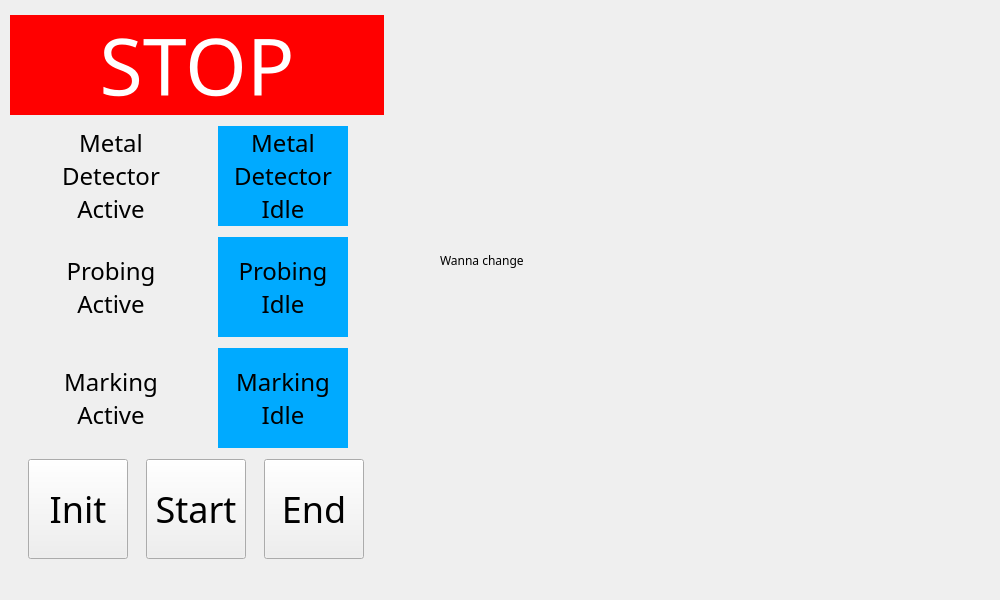
<?xml version="1.0" encoding="UTF-8"?>
<ui version="4.0">
 <class>MineBotGUIWidget</class>
 <widget class="QWidget" name="MineBotGUIWidget">
  <property name="enabled">
   <bool>true</bool>
  </property>
  <property name="geometry">
   <rect>
    <x>0</x>
    <y>0</y>
    <width>1000</width>
    <height>600</height>
   </rect>
  </property>
  <property name="sizePolicy">
   <sizepolicy hsizetype="Minimum" vsizetype="Minimum">
    <horstretch>0</horstretch>
    <verstretch>0</verstretch>
   </sizepolicy>
  </property>
  <property name="minimumSize">
   <size>
    <width>3</width>
    <height>600</height>
   </size>
  </property>
  <property name="maximumSize">
   <size>
    <width>1000</width>
    <height>600</height>
   </size>
  </property>
  <property name="font">
   <font>
    <family>Umpush</family>
   </font>
  </property>
  <property name="windowTitle">
   <string>Form</string>
  </property>
  <property name="autoFillBackground">
   <bool>false</bool>
  </property>
  <property name="styleSheet">
   <string notr="true">QGroupBox {
    border: 1px solid gray;
    border-radius: 9px;
    margin-top: 0.5em;
}

QGroupBox::title {
    subcontrol-origin: margin;
    left: 10px;
    padding: 0 3px 0 3px;
}</string>
  </property>
  <widget class="QLabel" name="report">
   <property name="geometry">
    <rect>
     <x>440</x>
     <y>160</y>
     <width>451</width>
     <height>201</height>
    </rect>
   </property>
   <property name="text">
    <string>Wanna change</string>
   </property>
  </widget>
  <widget class="QWidget" name="verticalLayoutWidget">
   <property name="geometry">
    <rect>
     <x>10</x>
     <y>10</y>
     <width>374</width>
     <height>556</height>
    </rect>
   </property>
   <layout class="QVBoxLayout" name="verticalLayout_2">
    <item>
     <widget class="QLabel" name="stop_go">
      <property name="maximumSize">
       <size>
        <width>16777215</width>
        <height>100</height>
       </size>
      </property>
      <property name="font">
       <font>
        <family>Ubuntu Mono</family>
        <pointsize>59</pointsize>
       </font>
      </property>
      <property name="styleSheet">
       <string notr="true">background-color: rgb(255, 0, 0);
color: rgb(255, 255, 255);</string>
      </property>
      <property name="text">
       <string>STOP</string>
      </property>
      <property name="alignment">
       <set>Qt::AlignCenter</set>
      </property>
     </widget>
    </item>
    <item>
     <layout class="QHBoxLayout" name="horizontalLayout">
      <item>
       <widget class="QLabel" name="active_md">
        <property name="sizePolicy">
         <sizepolicy hsizetype="Maximum" vsizetype="Maximum">
          <horstretch>0</horstretch>
          <verstretch>0</verstretch>
         </sizepolicy>
        </property>
        <property name="minimumSize">
         <size>
          <width>100</width>
          <height>0</height>
         </size>
        </property>
        <property name="maximumSize">
         <size>
          <width>130</width>
          <height>100</height>
         </size>
        </property>
        <property name="palette">
         <palette>
          <active>
           <colorrole role="Button">
            <brush brushstyle="SolidPattern">
             <color alpha="255">
              <red>0</red>
              <green>170</green>
              <blue>255</blue>
             </color>
            </brush>
           </colorrole>
           <colorrole role="Base">
            <brush brushstyle="SolidPattern">
             <color alpha="255">
              <red>0</red>
              <green>170</green>
              <blue>255</blue>
             </color>
            </brush>
           </colorrole>
           <colorrole role="Window">
            <brush brushstyle="SolidPattern">
             <color alpha="255">
              <red>0</red>
              <green>170</green>
              <blue>255</blue>
             </color>
            </brush>
           </colorrole>
          </active>
          <inactive>
           <colorrole role="Button">
            <brush brushstyle="SolidPattern">
             <color alpha="255">
              <red>0</red>
              <green>170</green>
              <blue>255</blue>
             </color>
            </brush>
           </colorrole>
           <colorrole role="Base">
            <brush brushstyle="SolidPattern">
             <color alpha="255">
              <red>0</red>
              <green>170</green>
              <blue>255</blue>
             </color>
            </brush>
           </colorrole>
           <colorrole role="Window">
            <brush brushstyle="SolidPattern">
             <color alpha="255">
              <red>0</red>
              <green>170</green>
              <blue>255</blue>
             </color>
            </brush>
           </colorrole>
          </inactive>
          <disabled>
           <colorrole role="Button">
            <brush brushstyle="SolidPattern">
             <color alpha="255">
              <red>0</red>
              <green>170</green>
              <blue>255</blue>
             </color>
            </brush>
           </colorrole>
           <colorrole role="Base">
            <brush brushstyle="SolidPattern">
             <color alpha="255">
              <red>0</red>
              <green>170</green>
              <blue>255</blue>
             </color>
            </brush>
           </colorrole>
           <colorrole role="Window">
            <brush brushstyle="SolidPattern">
             <color alpha="255">
              <red>0</red>
              <green>170</green>
              <blue>255</blue>
             </color>
            </brush>
           </colorrole>
          </disabled>
         </palette>
        </property>
        <property name="font">
         <font>
          <family>Ubuntu Mono</family>
          <pointsize>18</pointsize>
         </font>
        </property>
        <property name="styleSheet">
         <string notr="true"/>
        </property>
        <property name="frameShape">
         <enum>QFrame::Box</enum>
        </property>
        <property name="lineWidth">
         <number>0</number>
        </property>
        <property name="text">
         <string>Metal Detector Active</string>
        </property>
        <property name="textFormat">
         <enum>Qt::AutoText</enum>
        </property>
        <property name="scaledContents">
         <bool>false</bool>
        </property>
        <property name="alignment">
         <set>Qt::AlignCenter</set>
        </property>
        <property name="wordWrap">
         <bool>true</bool>
        </property>
       </widget>
      </item>
      <item>
       <widget class="QLabel" name="idle_md">
        <property name="sizePolicy">
         <sizepolicy hsizetype="Maximum" vsizetype="Maximum">
          <horstretch>0</horstretch>
          <verstretch>0</verstretch>
         </sizepolicy>
        </property>
        <property name="minimumSize">
         <size>
          <width>100</width>
          <height>0</height>
         </size>
        </property>
        <property name="maximumSize">
         <size>
          <width>130</width>
          <height>100</height>
         </size>
        </property>
        <property name="font">
         <font>
          <family>Ubuntu Mono</family>
          <pointsize>18</pointsize>
         </font>
        </property>
        <property name="styleSheet">
         <string notr="true">background-color: rgb(0, 170, 255);</string>
        </property>
        <property name="text">
         <string>Metal Detector Idle</string>
        </property>
        <property name="textFormat">
         <enum>Qt::AutoText</enum>
        </property>
        <property name="scaledContents">
         <bool>false</bool>
        </property>
        <property name="alignment">
         <set>Qt::AlignCenter</set>
        </property>
        <property name="wordWrap">
         <bool>true</bool>
        </property>
       </widget>
      </item>
     </layout>
    </item>
    <item>
     <layout class="QHBoxLayout" name="horizontalLayout_2">
      <item>
       <widget class="QLabel" name="active_pr">
        <property name="sizePolicy">
         <sizepolicy hsizetype="Maximum" vsizetype="Maximum">
          <horstretch>0</horstretch>
          <verstretch>0</verstretch>
         </sizepolicy>
        </property>
        <property name="minimumSize">
         <size>
          <width>100</width>
          <height>0</height>
         </size>
        </property>
        <property name="maximumSize">
         <size>
          <width>130</width>
          <height>100</height>
         </size>
        </property>
        <property name="font">
         <font>
          <family>Ubuntu Mono</family>
          <pointsize>18</pointsize>
         </font>
        </property>
        <property name="text">
         <string>Probing Active</string>
        </property>
        <property name="textFormat">
         <enum>Qt::AutoText</enum>
        </property>
        <property name="scaledContents">
         <bool>false</bool>
        </property>
        <property name="alignment">
         <set>Qt::AlignCenter</set>
        </property>
        <property name="wordWrap">
         <bool>true</bool>
        </property>
       </widget>
      </item>
      <item>
       <widget class="QLabel" name="idle_pr">
        <property name="sizePolicy">
         <sizepolicy hsizetype="Maximum" vsizetype="Maximum">
          <horstretch>0</horstretch>
          <verstretch>0</verstretch>
         </sizepolicy>
        </property>
        <property name="minimumSize">
         <size>
          <width>100</width>
          <height>0</height>
         </size>
        </property>
        <property name="maximumSize">
         <size>
          <width>130</width>
          <height>100</height>
         </size>
        </property>
        <property name="font">
         <font>
          <family>Ubuntu Mono</family>
          <pointsize>18</pointsize>
         </font>
        </property>
        <property name="styleSheet">
         <string notr="true">background-color: rgb(0, 170, 255);</string>
        </property>
        <property name="text">
         <string>Probing Idle</string>
        </property>
        <property name="textFormat">
         <enum>Qt::AutoText</enum>
        </property>
        <property name="scaledContents">
         <bool>false</bool>
        </property>
        <property name="alignment">
         <set>Qt::AlignCenter</set>
        </property>
        <property name="wordWrap">
         <bool>true</bool>
        </property>
       </widget>
      </item>
     </layout>
    </item>
    <item>
     <layout class="QHBoxLayout" name="horizontalLayout_3">
      <item>
       <widget class="QLabel" name="active_mark">
        <property name="sizePolicy">
         <sizepolicy hsizetype="Maximum" vsizetype="Maximum">
          <horstretch>0</horstretch>
          <verstretch>0</verstretch>
         </sizepolicy>
        </property>
        <property name="minimumSize">
         <size>
          <width>100</width>
          <height>0</height>
         </size>
        </property>
        <property name="maximumSize">
         <size>
          <width>130</width>
          <height>100</height>
         </size>
        </property>
        <property name="font">
         <font>
          <family>Ubuntu Mono</family>
          <pointsize>18</pointsize>
         </font>
        </property>
        <property name="text">
         <string>Marking Active</string>
        </property>
        <property name="textFormat">
         <enum>Qt::AutoText</enum>
        </property>
        <property name="scaledContents">
         <bool>false</bool>
        </property>
        <property name="alignment">
         <set>Qt::AlignCenter</set>
        </property>
        <property name="wordWrap">
         <bool>true</bool>
        </property>
       </widget>
      </item>
      <item>
       <widget class="QLabel" name="idle_mark">
        <property name="sizePolicy">
         <sizepolicy hsizetype="Maximum" vsizetype="Preferred">
          <horstretch>0</horstretch>
          <verstretch>0</verstretch>
         </sizepolicy>
        </property>
        <property name="minimumSize">
         <size>
          <width>100</width>
          <height>60</height>
         </size>
        </property>
        <property name="maximumSize">
         <size>
          <width>130</width>
          <height>100</height>
         </size>
        </property>
        <property name="font">
         <font>
          <family>Ubuntu Mono</family>
          <pointsize>18</pointsize>
         </font>
        </property>
        <property name="styleSheet">
         <string notr="true">background-color: rgb(0, 170, 255);</string>
        </property>
        <property name="text">
         <string>Marking Idle</string>
        </property>
        <property name="textFormat">
         <enum>Qt::AutoText</enum>
        </property>
        <property name="scaledContents">
         <bool>false</bool>
        </property>
        <property name="alignment">
         <set>Qt::AlignCenter</set>
        </property>
        <property name="wordWrap">
         <bool>true</bool>
        </property>
       </widget>
      </item>
     </layout>
    </item>
    <item>
     <layout class="QHBoxLayout" name="horizontalLayout_5">
      <property name="spacing">
       <number>0</number>
      </property>
      <item>
       <widget class="QPushButton" name="initializeButton">
        <property name="minimumSize">
         <size>
          <width>0</width>
          <height>100</height>
         </size>
        </property>
        <property name="maximumSize">
         <size>
          <width>100</width>
          <height>16777215</height>
         </size>
        </property>
        <property name="font">
         <font>
          <family>Ubuntu Mono</family>
          <pointsize>27</pointsize>
         </font>
        </property>
        <property name="text">
         <string>Init</string>
        </property>
        <property name="checkable">
         <bool>false</bool>
        </property>
        <property name="autoRepeat">
         <bool>false</bool>
        </property>
        <property name="autoExclusive">
         <bool>false</bool>
        </property>
       </widget>
      </item>
      <item>
       <widget class="QPushButton" name="startButton">
        <property name="sizePolicy">
         <sizepolicy hsizetype="Maximum" vsizetype="Fixed">
          <horstretch>0</horstretch>
          <verstretch>0</verstretch>
         </sizepolicy>
        </property>
        <property name="minimumSize">
         <size>
          <width>0</width>
          <height>100</height>
         </size>
        </property>
        <property name="maximumSize">
         <size>
          <width>100</width>
          <height>16777215</height>
         </size>
        </property>
        <property name="font">
         <font>
          <family>Ubuntu Mono</family>
          <pointsize>27</pointsize>
         </font>
        </property>
        <property name="text">
         <string>Start</string>
        </property>
       </widget>
      </item>
      <item>
       <widget class="QPushButton" name="endButton">
        <property name="sizePolicy">
         <sizepolicy hsizetype="Minimum" vsizetype="Fixed">
          <horstretch>0</horstretch>
          <verstretch>0</verstretch>
         </sizepolicy>
        </property>
        <property name="minimumSize">
         <size>
          <width>0</width>
          <height>100</height>
         </size>
        </property>
        <property name="maximumSize">
         <size>
          <width>100</width>
          <height>16777215</height>
         </size>
        </property>
        <property name="font">
         <font>
          <family>Ubuntu Mono</family>
          <pointsize>27</pointsize>
         </font>
        </property>
        <property name="text">
         <string>End</string>
        </property>
       </widget>
      </item>
     </layout>
    </item>
   </layout>
  </widget>
 </widget>
 <resources/>
 <connections/>
 <slots>
  <slot>onPidParamPublishRelease()</slot>
  <slot>onTargetPosePublishRelease()</slot>
  <slot>onAutoLaunchRelease()</slot>
  <slot>onAutoLandRelease()</slot>
 </slots>
</ui>
